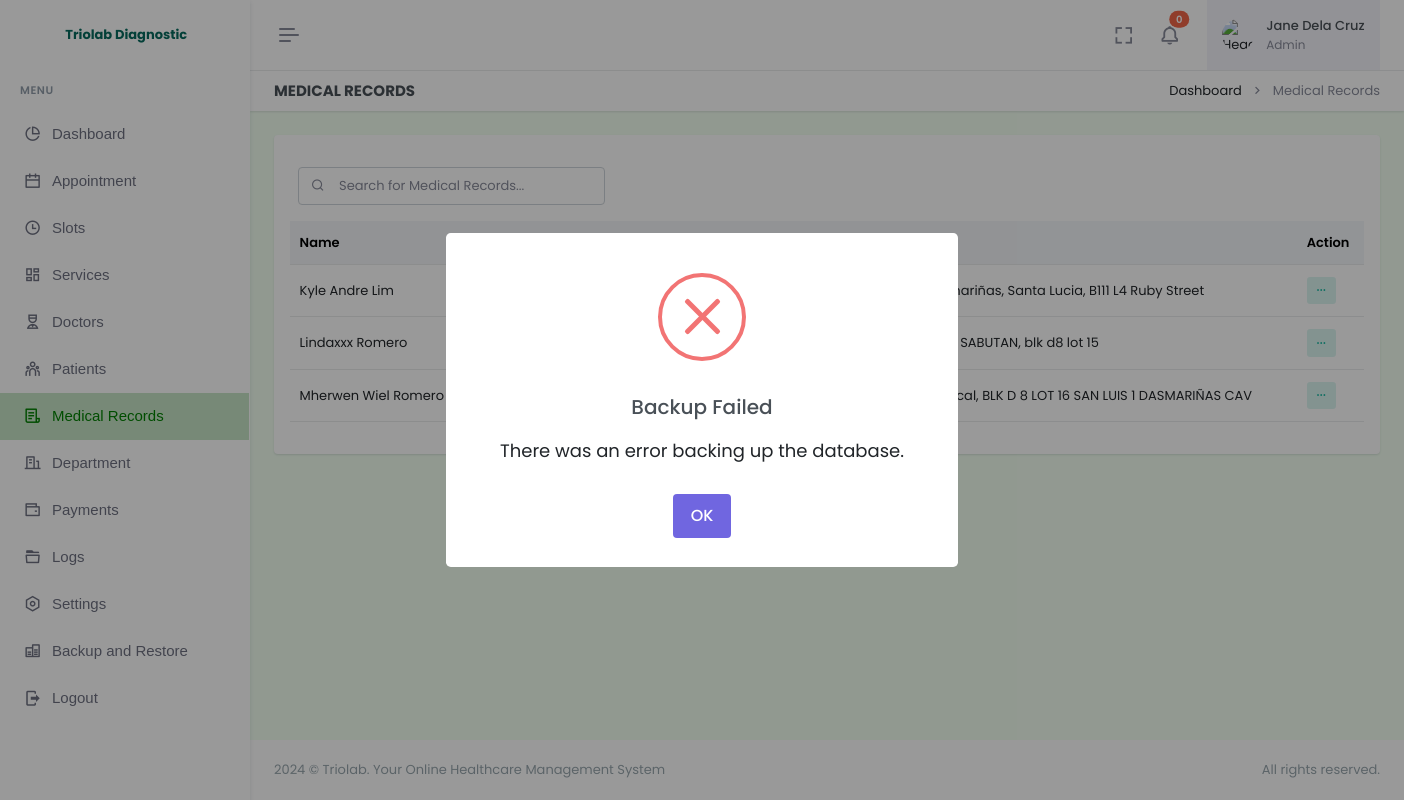
Page /admin/medical-records.php (signed in) on the earlier database version.
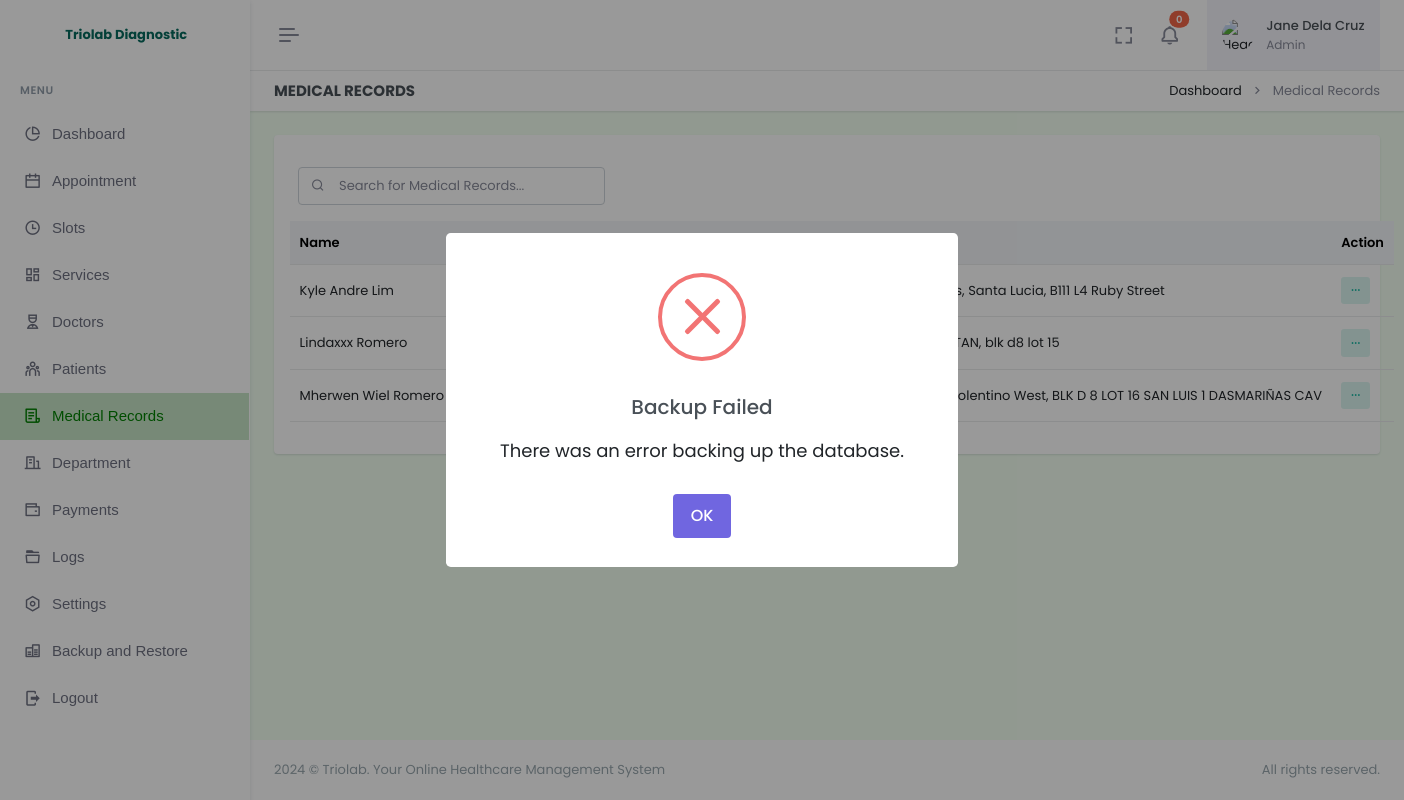
Same page on the later database version.
### tables this page shows
CREATE TABLE `patient` (
  `id` int(11) NOT NULL AUTO_INCREMENT,
  `firstname` varchar(255) NOT NULL,
  `lastname` varchar(255) NOT NULL,
  `email` varchar(255) NOT NULL,
  `dob` varchar(255) DEFAULT NULL,
  `birthplace` varchar(255) DEFAULT NULL,
  `contact` varchar(255) DEFAULT NULL,
  `password` varchar(255) NOT NULL,
  `province` varchar(255) DEFAULT NULL,
  `city` varchar(255) DEFAULT NULL,
  `barangay` varchar(255) DEFAULT NULL,
  `street` varchar(255) DEFAULT NULL,
  `date_added` timestamp NOT NULL DEFAULT current_timestamp(),
  PRIMARY KEY (`id`)
);

### admin/medical-records.php (the view, shortened to what the changed rows need)
<!doctype html>
<html lang="en" data-layout="vertical" data-topbar="light" data-sidebar="light" data-sidebar-size="lg" data-sidebar-image="none" data-preloader="disable" data-theme="default" data-theme-colors="green">
<head>
    <link rel="stylesheet" href="https://cdn.jsdelivr.net/npm/flatpickr/dist/flatpickr.min.css">
    <link href="assets/css/bootstrap.min.css" rel="stylesheet" type="text/css" />
    <link href="assets/css/icons.min.css" rel="stylesheet" type="text/css" />
    <link href="assets/css/app.min.css" rel="stylesheet" type="text/css" />
    <link href="assets/css/custom.min.css" rel="stylesheet" type="text/css" />
    <link rel="stylesheet" href="assets/css/sweetalert.css">
</head>
<body style="background-color: #F2FFF1">
    <div id="layout-wrapper">
        <?php require "header.php"; ?>
        <div class="main-content">
            <div class="page-content">
                <div class="container-fluid">
                    <div class="row">
                        <div class="col-12">
                            <div class="card">
                                <div class="card-body">
                                    <table class="table align-middle table-nowrap" id="patientTable">
                                        <thead class="table-light">
                                            <tr>
                                                <th>Name</th>
                                                <th>Contact</th>
                                                <th>Email</th>
                                                <th>Address</th>
                                                <th>Action</th>
                                            </tr>
                                        </thead>
                                        <tbody class="list">
                                            <?php
                                            $selectPatient = $pdo->prepare("
                                                SELECT *
                                                FROM patient
                                                ORDER BY firstname ASC
                                            ");
                                            $selectPatient->execute();
                                            if ($selectPatient->rowCount() > 0) {
                                                while ($row = $selectPatient->fetch(PDO::FETCH_ASSOC)) {
                                                    $fullname = htmlspecialchars($row['firstname']) . " " . htmlspecialchars($row['lastname']);
                                            ?>
                                                    <tr>
                                                        <td><?= $fullname; ?></td>
                                                        <td><?= htmlspecialchars($row['contact']); ?></td>
                                                        <td><?= htmlspecialchars($row['email']); ?></td>
                                                        <td><?= htmlspecialchars($row['province'] . ', ' . $row['city'] . ', ' . $row['barangay'] . ', ' . $row['street']); ?></td>
                                                        <td>
                                                            <div class="dropdown d-inline-block">
                                                                <button class="btn btn-soft-success btn-sm dropdown" type="button" data-bs-toggle="dropdown" aria-expanded="false">
                                                                    <i class="ri-more-fill align-middle"></i>
                                                                </button>
                                                            </div>
                                                        </td>
                                                    </tr>
                                                <?php
                                                }
                                            }
                                            ?>
                                        </tbody>
                                    </table>
                                </div>
                            </div>
                        </div>
                    </div>
                </div>
            </div>
        </div>
    </div>
</body>
</html>

Differences in the rows shown:
changed patient "Mherwen Wiel Romero": province+city+barangay "Cavite, Amadeo, Bucal, BLK D 8 LOT 16 SAN LUIS 1 DASMARIÑAS CAV" → "Cavite, City of Tagaytay, Tolentino West, BLK D 8 LOT 16 SAN LUIS 1 DASMARIÑAS CAV"
